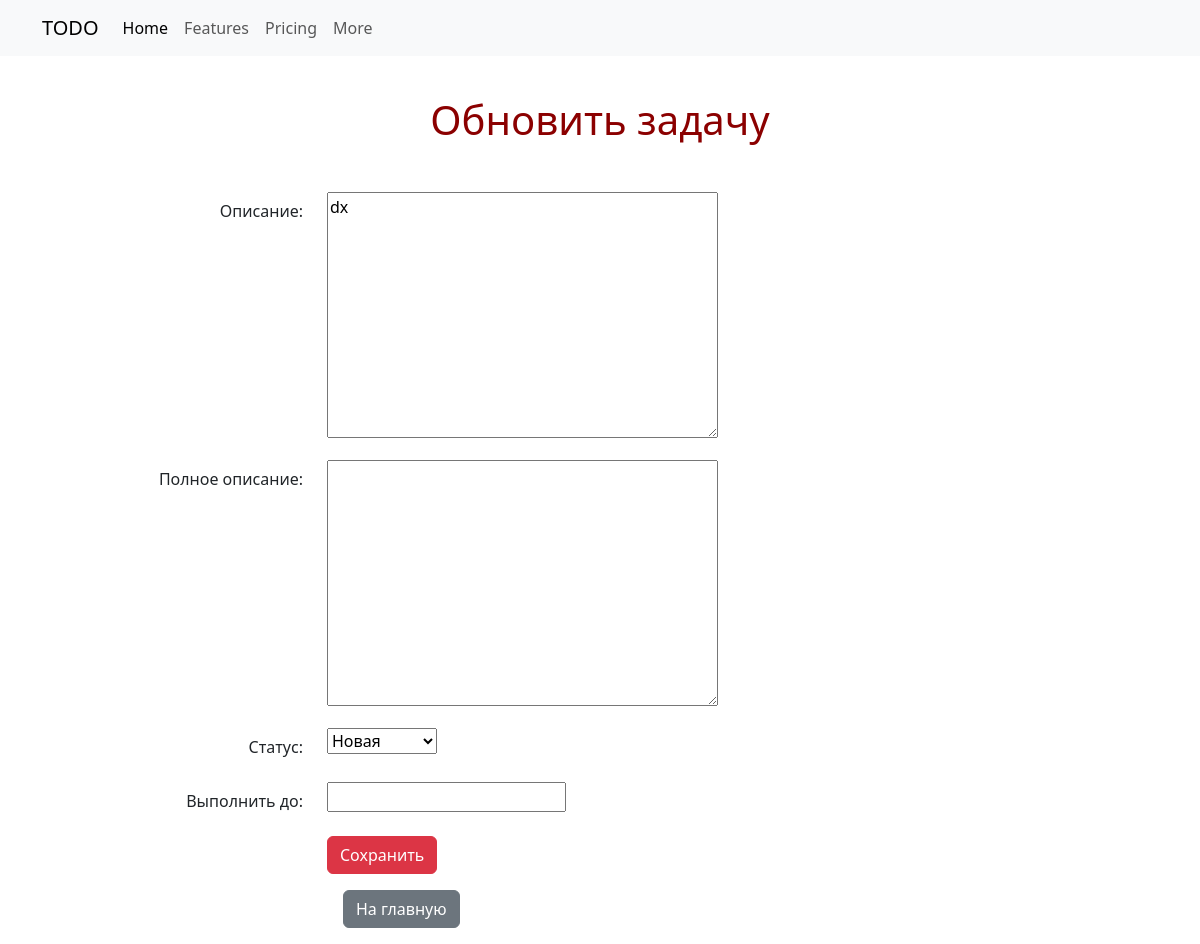
The page /task/5/update on the database as committed earlier.
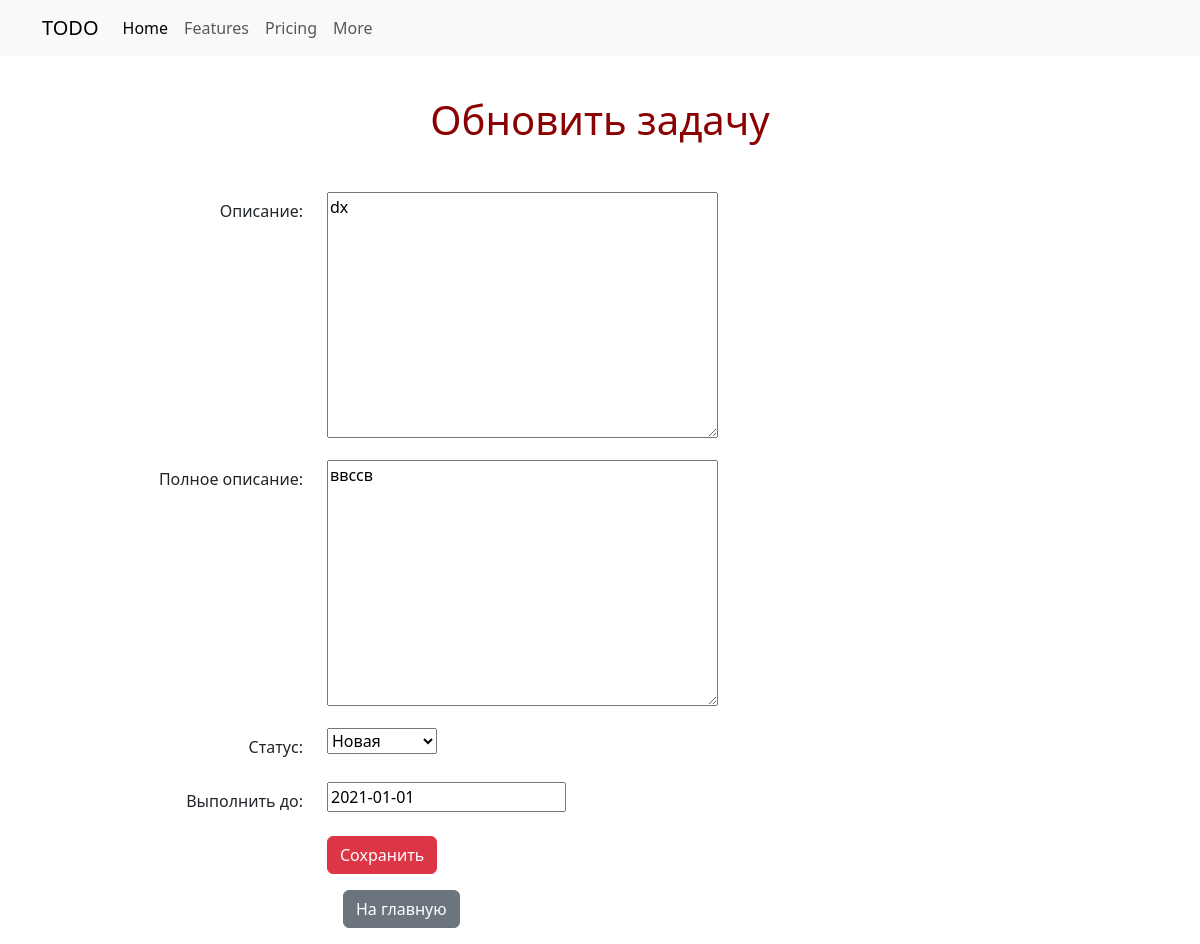
The same page on the database as committed later.
### todoapp/models.py (models this page shows, shortened)
class Task(models.Model):
    STATUS_CHOICES = [('new', 'Новая'), ('in_progress', 'В процессе'), ('done', 'Сделано')]
    description = models.TextField()
    more_description = models.TextField(null=True, blank=True)
    status = models.CharField(max_length=20, choices=STATUS_CHOICES, default='new')
    due_date = models.DateField(null=True, blank=True)

### todoapp/views.py (the view)
# urls.py: path('task/<int:pk>/update', task_update, name='task_update'),
def task_update(request, pk):
    task = get_object_or_404(Task, pk=pk)
    if request.method == 'POST':
        form = TaskForm(request.POST, instance=task)
        if form.is_valid():
            form.save()
            return redirect('task_list')
    else:
        form = TaskForm(instance=task)
    return render(request, 'task_update.html', {'form': form, 'task': task})

### todoapp/forms.py
class TaskForm(forms.ModelForm):
    class Meta:
        model = Task
        fields = ['description', 'more_description', 'status', 'due_date']
        widgets = {
            'status': forms.Select(choices=Task.STATUS_CHOICES)
        }

### todoapp/templates/task_update.html (shortened to what this page needs)
{% extends 'base.html' %}
{% block content %}
    <div class="container">
        <h1>Обновить задачу</h1>
        <form method="post">
            {% include 'partial/task_form_partial.html' with button_text='Сохранить' %}
            <div class="row mb-3">
                <div class="col-sm-9 offset-sm-3">
                    <a href="{% url 'task_list' %}" class="btn btn-secondary ms-3">На главную</a>
                </div>
            </div>
        </form>
    </div>
{% endblock %}

### todoapp/templates/partial/task_form_partial.html (shortened to what this page needs)
            <div class="row mb-3">
                <label for="{{ form.description.id_for_label }}" class="col-sm-3 col-form-label text-end">Описание:</label>
                <div class="col-sm-9">
                    {{ form.description }}
                </div>
            </div>
            <div class="row mb-3">
                <label for="{{ form.more_description.id_for_label }}" class="col-sm-3 col-form-label text-end">Полное описание:</label>
                <div class="col-sm-9">
                    {{ form.more_description }}
                </div>
            </div>
            <div class="row mb-3">
                <label for="{{ form.status.id_for_label }}" class="col-sm-3 col-form-label text-end">Статус:</label>
                <div class="col-sm-9">
                    {{ form.status }}
                </div>
            </div>
            <div class="row mb-3">
                <label for="{{ form.due_date.id_for_label }}" class="col-sm-3 col-form-label text-end">Выполнить до:</label>
                <div class="col-sm-9">
                    {{ form.due_date }}
                </div>
            </div>
            <div class="row mb-3">
                <div class="col-sm-9 offset-sm-3">
                    <button type="submit" class="btn btn-danger">Сохранить</button>
                </div>
            </div>

Rows that differ between the two databases and show on the page:
changed Task "dx": more_description (not shown) → "ввссв"; due_date (not shown) → "2021-01-01"
